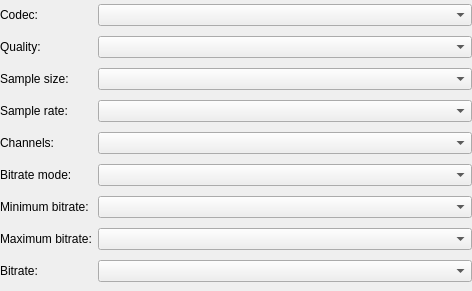
<?xml version="1.0" encoding="UTF-8"?>
<ui version="4.0">
 <class>ViFormatWidget</class>
 <widget class="QWidget" name="ViFormatWidget">
  <property name="geometry">
   <rect>
    <x>0</x>
    <y>0</y>
    <width>472</width>
    <height>291</height>
   </rect>
  </property>
  <property name="maximumSize">
   <size>
    <width>16777215</width>
    <height>16777215</height>
   </size>
  </property>
  <property name="windowTitle">
   <string>Form</string>
  </property>
  <property name="styleSheet">
   <string/>
  </property>
  <layout class="QGridLayout" name="gridLayout">
   <property name="margin">
    <number>0</number>
   </property>
   <item row="5" column="1">
    <widget class="QComboBox" name="bitrateModeBox">
     <property name="sizePolicy">
      <sizepolicy hsizetype="Preferred" vsizetype="Fixed">
       <horstretch>1</horstretch>
       <verstretch>0</verstretch>
      </sizepolicy>
     </property>
    </widget>
   </item>
   <item row="6" column="0">
    <widget class="QLabel" name="maximumBitrateLabel">
     <property name="enabled">
      <bool>true</bool>
     </property>
     <property name="sizePolicy">
      <sizepolicy hsizetype="Minimum" vsizetype="Preferred">
       <horstretch>0</horstretch>
       <verstretch>0</verstretch>
      </sizepolicy>
     </property>
     <property name="minimumSize">
      <size>
       <width>0</width>
       <height>0</height>
      </size>
     </property>
     <property name="maximumSize">
      <size>
       <width>16777215</width>
       <height>16777215</height>
      </size>
     </property>
     <property name="text">
      <string>Minimum bitrate:</string>
     </property>
    </widget>
   </item>
   <item row="6" column="1">
    <widget class="QComboBox" name="maximumBitrateBox">
     <property name="sizePolicy">
      <sizepolicy hsizetype="Preferred" vsizetype="Fixed">
       <horstretch>1</horstretch>
       <verstretch>0</verstretch>
      </sizepolicy>
     </property>
    </widget>
   </item>
   <item row="0" column="0">
    <widget class="QLabel" name="codecLabel">
     <property name="enabled">
      <bool>true</bool>
     </property>
     <property name="sizePolicy">
      <sizepolicy hsizetype="Minimum" vsizetype="Preferred">
       <horstretch>0</horstretch>
       <verstretch>0</verstretch>
      </sizepolicy>
     </property>
     <property name="minimumSize">
      <size>
       <width>0</width>
       <height>0</height>
      </size>
     </property>
     <property name="maximumSize">
      <size>
       <width>16777215</width>
       <height>16777215</height>
      </size>
     </property>
     <property name="text">
      <string>Codec:</string>
     </property>
    </widget>
   </item>
   <item row="8" column="1">
    <widget class="QComboBox" name="bitrateBox">
     <property name="sizePolicy">
      <sizepolicy hsizetype="Preferred" vsizetype="Fixed">
       <horstretch>1</horstretch>
       <verstretch>0</verstretch>
      </sizepolicy>
     </property>
    </widget>
   </item>
   <item row="3" column="0">
    <widget class="QLabel" name="sampleRateLabel">
     <property name="enabled">
      <bool>true</bool>
     </property>
     <property name="sizePolicy">
      <sizepolicy hsizetype="Minimum" vsizetype="Preferred">
       <horstretch>0</horstretch>
       <verstretch>0</verstretch>
      </sizepolicy>
     </property>
     <property name="minimumSize">
      <size>
       <width>0</width>
       <height>0</height>
      </size>
     </property>
     <property name="maximumSize">
      <size>
       <width>16777215</width>
       <height>16777215</height>
      </size>
     </property>
     <property name="text">
      <string>Sample rate:</string>
     </property>
    </widget>
   </item>
   <item row="3" column="1">
    <widget class="QComboBox" name="sampleRateBox">
     <property name="sizePolicy">
      <sizepolicy hsizetype="Preferred" vsizetype="Fixed">
       <horstretch>1</horstretch>
       <verstretch>0</verstretch>
      </sizepolicy>
     </property>
    </widget>
   </item>
   <item row="4" column="0">
    <widget class="QLabel" name="channelsLabel">
     <property name="enabled">
      <bool>true</bool>
     </property>
     <property name="sizePolicy">
      <sizepolicy hsizetype="Minimum" vsizetype="Preferred">
       <horstretch>0</horstretch>
       <verstretch>0</verstretch>
      </sizepolicy>
     </property>
     <property name="minimumSize">
      <size>
       <width>0</width>
       <height>0</height>
      </size>
     </property>
     <property name="maximumSize">
      <size>
       <width>16777215</width>
       <height>16777215</height>
      </size>
     </property>
     <property name="text">
      <string>Channels:</string>
     </property>
    </widget>
   </item>
   <item row="5" column="0">
    <widget class="QLabel" name="bitrateModeLabel">
     <property name="enabled">
      <bool>true</bool>
     </property>
     <property name="sizePolicy">
      <sizepolicy hsizetype="Minimum" vsizetype="Preferred">
       <horstretch>0</horstretch>
       <verstretch>0</verstretch>
      </sizepolicy>
     </property>
     <property name="minimumSize">
      <size>
       <width>0</width>
       <height>0</height>
      </size>
     </property>
     <property name="maximumSize">
      <size>
       <width>16777215</width>
       <height>16777215</height>
      </size>
     </property>
     <property name="text">
      <string>Bitrate mode:</string>
     </property>
    </widget>
   </item>
   <item row="1" column="1">
    <widget class="QComboBox" name="qualityBox">
     <property name="sizePolicy">
      <sizepolicy hsizetype="Preferred" vsizetype="Fixed">
       <horstretch>1</horstretch>
       <verstretch>0</verstretch>
      </sizepolicy>
     </property>
    </widget>
   </item>
   <item row="2" column="0">
    <widget class="QLabel" name="sampleSizeLabel">
     <property name="enabled">
      <bool>true</bool>
     </property>
     <property name="sizePolicy">
      <sizepolicy hsizetype="Minimum" vsizetype="Preferred">
       <horstretch>0</horstretch>
       <verstretch>0</verstretch>
      </sizepolicy>
     </property>
     <property name="minimumSize">
      <size>
       <width>0</width>
       <height>0</height>
      </size>
     </property>
     <property name="maximumSize">
      <size>
       <width>16777215</width>
       <height>16777215</height>
      </size>
     </property>
     <property name="text">
      <string>Sample size:</string>
     </property>
    </widget>
   </item>
   <item row="4" column="1">
    <widget class="QComboBox" name="channelsBox">
     <property name="sizePolicy">
      <sizepolicy hsizetype="Preferred" vsizetype="Fixed">
       <horstretch>1</horstretch>
       <verstretch>0</verstretch>
      </sizepolicy>
     </property>
    </widget>
   </item>
   <item row="2" column="1">
    <widget class="QComboBox" name="sampleSizeBox">
     <property name="sizePolicy">
      <sizepolicy hsizetype="Preferred" vsizetype="Fixed">
       <horstretch>1</horstretch>
       <verstretch>0</verstretch>
      </sizepolicy>
     </property>
    </widget>
   </item>
   <item row="7" column="0">
    <widget class="QLabel" name="minimumBitrateLabel">
     <property name="enabled">
      <bool>true</bool>
     </property>
     <property name="sizePolicy">
      <sizepolicy hsizetype="Minimum" vsizetype="Preferred">
       <horstretch>0</horstretch>
       <verstretch>0</verstretch>
      </sizepolicy>
     </property>
     <property name="minimumSize">
      <size>
       <width>0</width>
       <height>0</height>
      </size>
     </property>
     <property name="maximumSize">
      <size>
       <width>16777215</width>
       <height>16777215</height>
      </size>
     </property>
     <property name="text">
      <string>Maximum bitrate:</string>
     </property>
    </widget>
   </item>
   <item row="7" column="1">
    <widget class="QComboBox" name="minimumBitrateBox">
     <property name="sizePolicy">
      <sizepolicy hsizetype="Preferred" vsizetype="Fixed">
       <horstretch>1</horstretch>
       <verstretch>0</verstretch>
      </sizepolicy>
     </property>
    </widget>
   </item>
   <item row="8" column="0">
    <widget class="QLabel" name="bitrateLabel">
     <property name="enabled">
      <bool>true</bool>
     </property>
     <property name="sizePolicy">
      <sizepolicy hsizetype="Minimum" vsizetype="Preferred">
       <horstretch>0</horstretch>
       <verstretch>0</verstretch>
      </sizepolicy>
     </property>
     <property name="minimumSize">
      <size>
       <width>0</width>
       <height>0</height>
      </size>
     </property>
     <property name="maximumSize">
      <size>
       <width>16777215</width>
       <height>16777215</height>
      </size>
     </property>
     <property name="text">
      <string>Bitrate:</string>
     </property>
    </widget>
   </item>
   <item row="1" column="0">
    <widget class="QLabel" name="qualityLabel">
     <property name="enabled">
      <bool>true</bool>
     </property>
     <property name="sizePolicy">
      <sizepolicy hsizetype="Minimum" vsizetype="Preferred">
       <horstretch>0</horstretch>
       <verstretch>0</verstretch>
      </sizepolicy>
     </property>
     <property name="minimumSize">
      <size>
       <width>0</width>
       <height>0</height>
      </size>
     </property>
     <property name="maximumSize">
      <size>
       <width>16777215</width>
       <height>16777215</height>
      </size>
     </property>
     <property name="text">
      <string>Quality:</string>
     </property>
    </widget>
   </item>
   <item row="0" column="1">
    <widget class="QComboBox" name="codecBox">
     <property name="sizePolicy">
      <sizepolicy hsizetype="Preferred" vsizetype="Fixed">
       <horstretch>1</horstretch>
       <verstretch>0</verstretch>
      </sizepolicy>
     </property>
    </widget>
   </item>
  </layout>
 </widget>
 <resources/>
 <connections/>
</ui>
